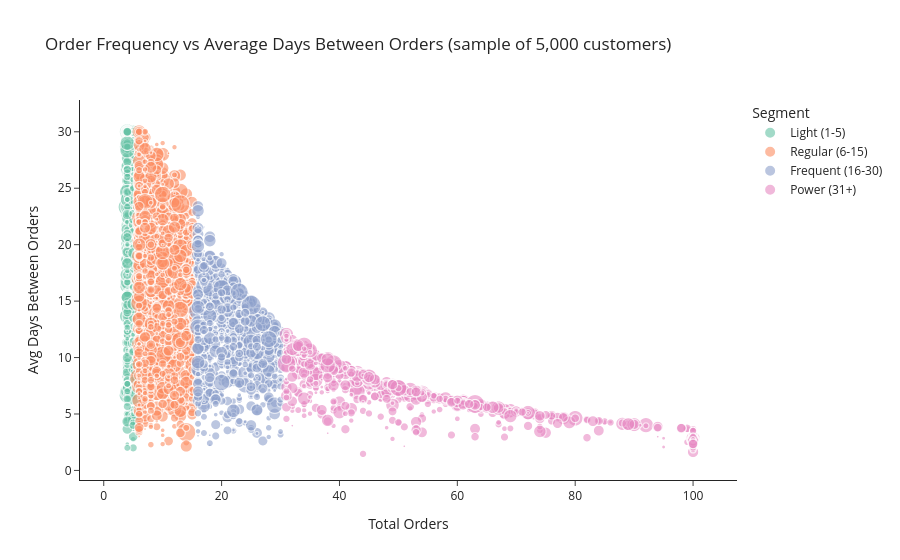

Notebook code cell kept with this figure:
### Markdown cell above
A scatter plot of total orders against average days-between-orders, with
points coloured by segment and sized by basket size. We sample 5,000
customers so the scatter remains readable. Setting `random_state=42`
makes the sample reproducible.

### Code cell
# Sample 5,000 customers for readable scatter plot; random_state ensures reproducibility
cust_sample = customers.dropna(
    subset=["avg_days_between_orders", "avg_basket_size"]
).sample(n=min(5000, len(customers)), random_state=42)

fig = px.scatter(
    cust_sample,
    x="total_orders",
    y="avg_days_between_orders",
    color="frequency_segment",
    size="avg_basket_size",
    title="Order Frequency vs Average Days Between Orders (sample of 5,000 customers)",
    labels={
        "total_orders": "Total Orders",
        "avg_days_between_orders": "Avg Days Between Orders",
        "avg_basket_size": "Avg Basket Size",
        "frequency_segment": "Segment",
    },
    color_discrete_sequence=px.colors.qualitative.Set2,
    opacity=0.6,
    category_orders={"frequency_segment": seg_order},
)
fig.show()

### Figure 1 — Plotly figure (JSON) as saved in the notebook; plotly's stock layout.template omitted (floating-point values rounded to 4 significant figures; data arrays with more than 128 entries replaced by an {"elided": "..."} marker saying what was removed)
{"data": [{"hovertemplate": "Segment=Light (1-5)<br>Total Orders=%{x}<br>Avg Days Between Orders=%{y}<br>Avg Basket Size=%{marker.size}<extra></extra>", "legendgroup": "Light (1-5)", "marker": {"color": "rgb(102,194,165)", "opacity": 0.6, "size": {"elided": "1036 float values"}, "sizemode": "area", "sizeref": 0.1375, "symbol": "circle"}, "mode": "markers", "name": "Light (1-5)", "showlegend": true, "type": "scattergl", "x": {"elided": "1036 int values"}, "xaxis": "x", "y": {"elided": "1036 float values"}, "yaxis": "y"}, {"hovertemplate": "Segment=Regular (6-15)<br>Total Orders=%{x}<br>Avg Days Between Orders=%{y}<br>Avg Basket Size=%{marker.size}<extra></extra>", "legendgroup": "Regular (6-15)", "marker": {"color": "rgb(252,141,98)", "opacity": 0.6, "size": {"elided": "2249 float values"}, "sizemode": "area", "sizeref": 0.1375, "symbol": "circle"}, "mode": "markers", "name": "Regular (6-15)", "showlegend": true, "type": "scattergl", "x": {"elided": "2249 int values"}, "xaxis": "x", "y": {"elided": "2249 float values"}, "yaxis": "y"}, {"hovertemplate": "Segment=Frequent (16-30)<br>Total Orders=%{x}<br>Avg Days Between Orders=%{y}<br>Avg Basket Size=%{marker.size}<extra></extra>", "legendgroup": "Frequent (16-30)", "marker": {"color": "rgb(141,160,203)", "opacity": 0.6, "size": {"elided": "993 float values"}, "sizemode": "area", "sizeref": 0.1375, "symbol": "circle"}, "mode": "markers", "name": "Frequent (16-30)", "showlegend": true, "type": "scattergl", "x": {"elided": "993 int values"}, "xaxis": "x", "y": {"elided": "993 float values"}, "yaxis": "y"}, {"hovertemplate": "Segment=Power (31+)<br>Total Orders=%{x}<br>Avg Days Between Orders=%{y}<br>Avg Basket Size=%{marker.size}<extra></extra>", "legendgroup": "Power (31+)", "marker": {"color": "rgb(231,138,195)", "opacity": 0.6, "size": {"elided": "722 float values"}, "sizemode": "area", "sizeref": 0.1375, "symbol": "circle"}, "mode": "markers", "name": "Power (31+)", "showlegend": true, "type": "scattergl", "x": {"elided": "722 int values"}, "xaxis": "x", "y": {"elided": "722 float values"}, "yaxis": "y"}], "layout": {"legend": {"itemsizing": "constant", "title": {"text": "Segment"}, "tracegroupgap": 0}, "title": {"text": "Order Frequency vs Average Days Between Orders (sample of 5,000 customers)"}, "xaxis": {"anchor": "y", "domain": [0, 1], "title": {"text": "Total Orders"}}, "yaxis": {"anchor": "x", "domain": [0, 1], "title": {"text": "Avg Days Between Orders"}}}}
